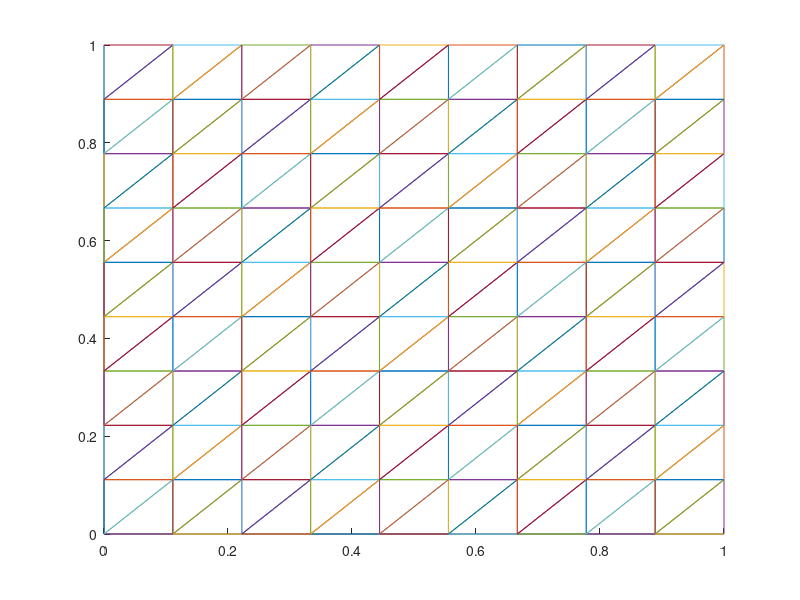

Reproduce this figure in MATLAB.
% square mesh with equidistant nodes in each direction.
% mesh consists of triangles


clear all
clc

Nx = 10;     % nr of nodes in x-direction
Ny = 10;     % nr of nodes in y-direction

if Nx>Ny
    n = Nx;     % n >= m
    m = Ny;
else
    n = Ny;
    m = Nx;
end

x = linspace(0,1,Nx);
y = linspace(0,1,Ny);

[X,Y] = meshgrid(x,y);

p = zeros(Nx*Ny,3);
for i=1:n
    for j=1:m
        k = (i-1)*m+j;
        if Nx>Ny
            p(k,:) = [k x(i) y(j)]; % [cellnr x y]
        else
            p(k,:) = [k x(j) y(i)]; % [cellnr x y]
        end
    end
end

c = zeros((Nx-1*(Ny-1)*2),3);
k=0;
for i = 1:m*(n-1)

    if rem(i,m) ~= 0
        k=k+1;
        c(k,:)   = [i i+m i+m+1];
        k=k+1;
        c(k,:) = [i i+1 i+m+1];
    end

end

%     figure
clf
hold on
for i=1:length(c)
    plot([p(c(i,1),2) p(c(i,2),2)],[p(c(i,1),3) p(c(i,2),3)])
    plot([p(c(i,2),2) p(c(i,3),2)],[p(c(i,2),3) p(c(i,3),3)])
    plot([p(c(i,3),2) p(c(i,1),2)],[p(c(i,3),3) p(c(i,1),3)])
end
    
